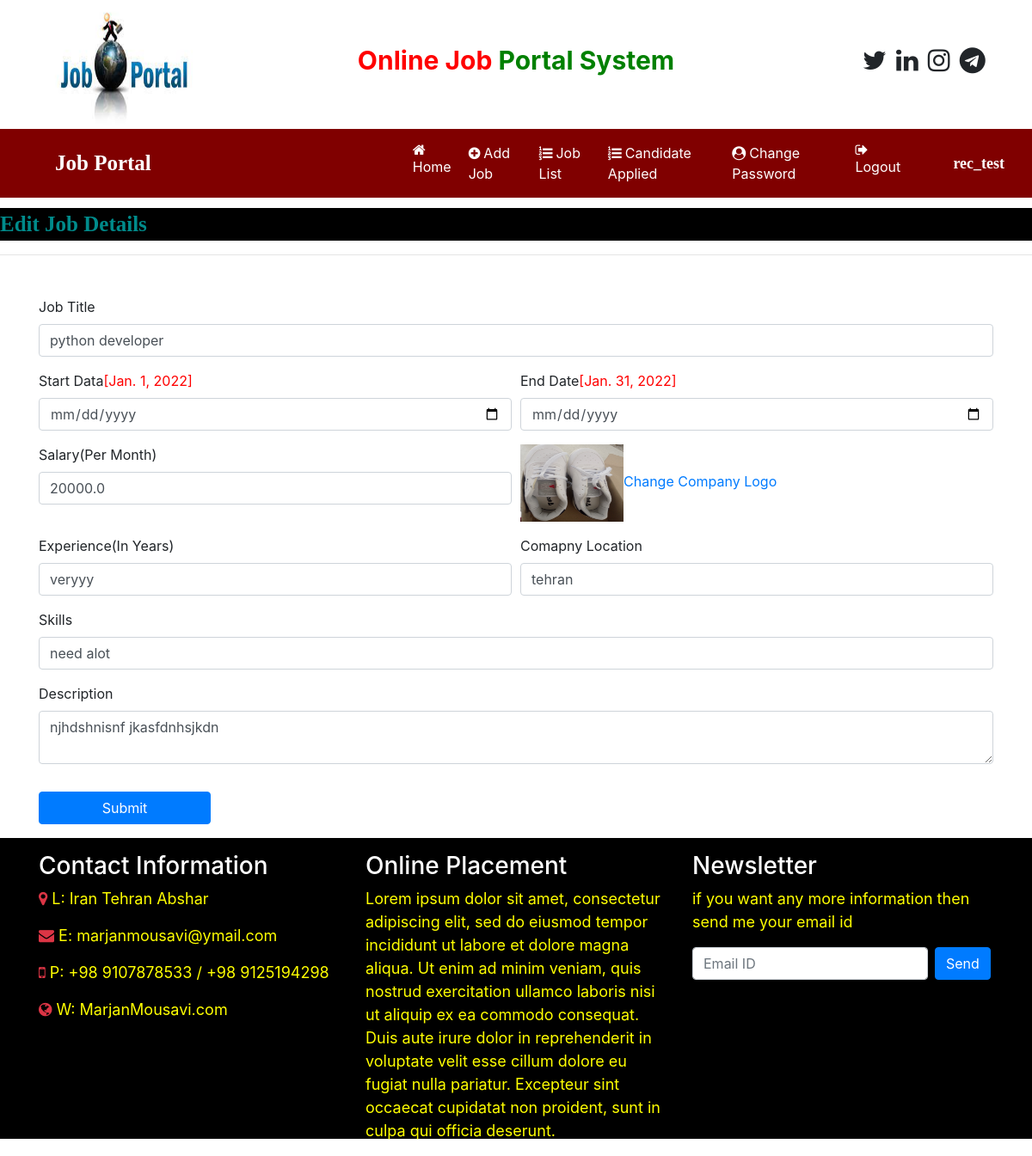
Before: /edit_jobdetail/1 (signed in) with the older database file.
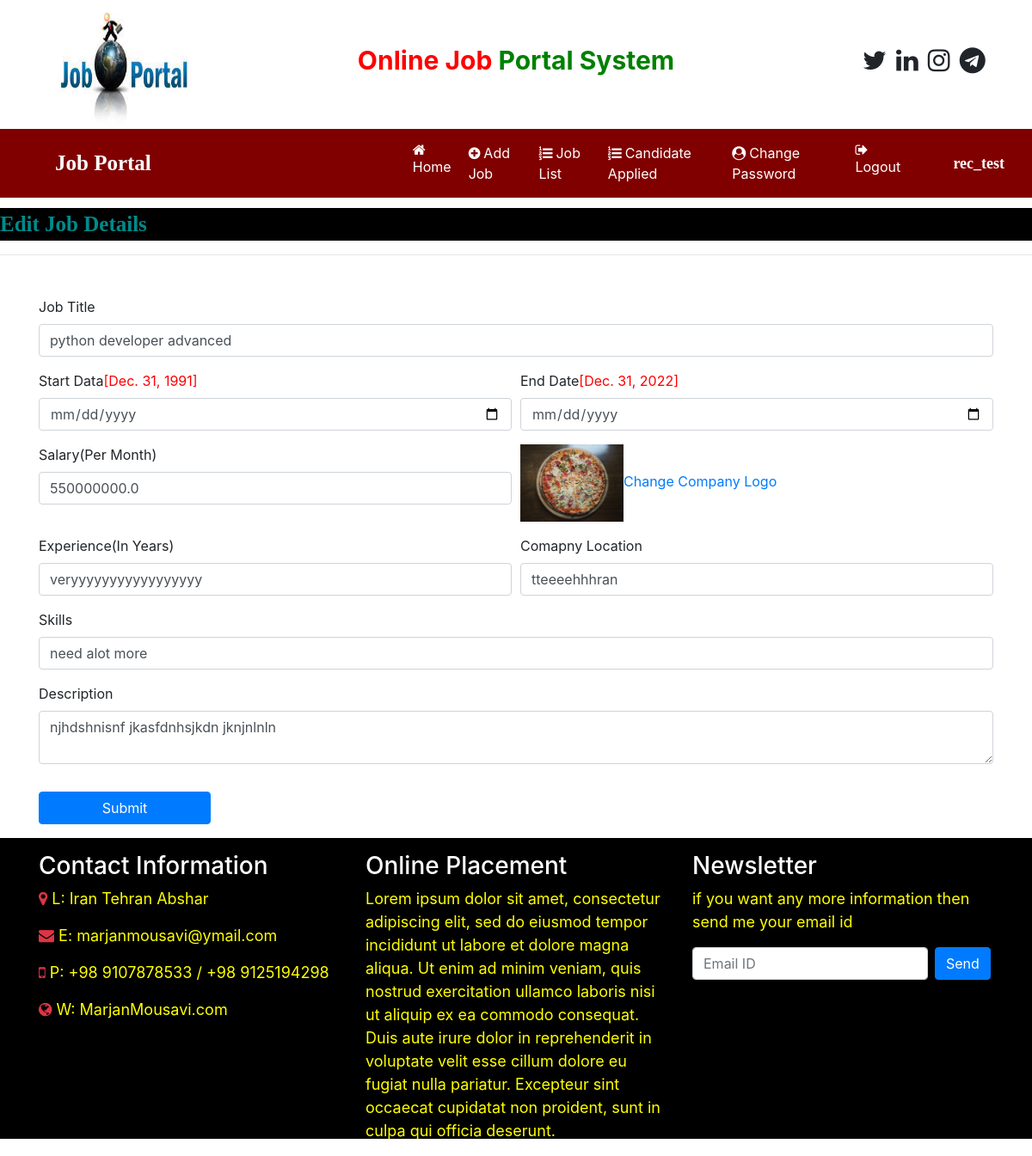
After: the same page with the newer database file.
### job/models.py (models this page shows, shortened)
class Job(models.Model):
    recruiter = models.ForeignKey(Recruiter,on_delete=models.CASCADE)
    start_date = models.DateField()
    end_date = models.DateField()
    title = models.CharField(max_length=100)
    salary = models.FloatField(max_length=20)
    image = models.FileField()
    description = models.CharField(max_length=300)
    experience = models.CharField(max_length=50)
    location = models.CharField(max_length=100)
    skills = models.CharField(max_length=100)
    creationdate = models.DateField()

### job/views.py (the view, shortened to what this page needs)
# urls.py: path('edit_jobdetail/<int:pid>', edit_jobdetail, name='edit_jobdetail'),
def edit_jobdetail(request,pid):
    if not request.user.is_authenticated:
        return redirect('job:recruiter_login')
    error = ''
    job = Job.objects.get(id=pid)
    d = {'error' : error,'job':job}
    return render(request, 'job/edit_jobdetail.html',d)

### job/templates/job/edit_jobdetail.html (shortened to what this page needs)
{% load static %}
{% block body %}
{% include 'job/recruiter_navigation.html' %}
<marquee behavior="" direction="" style="font-family: cursive; font-size: 25px; color: darkcyan;background-color: black; font-weight: bold; margin-top: 1%;">
    Edit Job Details
</marquee>
<hr>
<form action="" method="POST" class="container mt-5" enctype="multipart/form-data">
    <div class="form-row">
        <div class="form-group col-md-12">
            <label for="">Job Title</label>
            <input type="text" class="form-control" name="jobtitle" value="{{job.title}}" required>
        </div>
    </div>
    <div class="form-row">
        <div class="form-group col-md-6">
            <label for="">Start Data</label><span style="color: red;"">[{{job.start_date}}]</span>
            <input type="date" class="form-control" name="startdate">
        </div>
        <div class="form-group col-md-6">
            <label for="">End Date</label><span style="color: red;"">[{{job.end_date}}]</span>
            <input type="date" class="form-control" name="enddate">
        </div>
    </div>
    <div class="form-row">
        <div class="form-group col-md-6">
            <label for="">Salary(Per Month)</label>
            <input type="text" class="form-control" name="salary" value="{{job.salary}}" required>
        </div>
        <div class="form-group col-md-6">
            <img src="{{job.image.url}}" width="120" height="90"><a href="{% url 'job:change_companylogo' job.id %}">Change Company Logo</a>
        </div>
    </div>
    <div class="form-row">
        <div class="form-group col-md-6">
            <label for="">Experience(In Years)</label>
            <input type="text" class="form-control" name="experience" value="{{job.experience}}" required>
        </div>
        <div class="form-group col-md-6">
            <label for="">Comapny Location</label>
            <input type="text" class="form-control" name="location" value="{{job.location}}" required>
        </div>
    </div>
    <div class="form-row">
        <div class="form-group col-md-12">
            <label for="">Skills</label>
            <input type="text" class="form-control" name="skills" placeholder="Skills Required" value="{{job.skills}}" required>
        </div>
    </div>
    <div class="form-row">
        <div class="form-group col-md-12">
            <label for="">Description</label>
            <textarea  class="form-control" name="description" required>{{job.description}}</textarea>
        </div>
    </div>
    <input type="submit" value="Submit" class="btn btn-primary mt-3" style="width: 200px;">
</form>
{% include 'job/footer.html' %}
{% endblock body %}

Changed rows visible on the page:
changed Job: jobtitle "python developer" → "python developer advanced"; start_date "Jan. 1, 2022" → "Dec. 31, 1991"; end_date "Jan. 31, 2022" → "Dec. 31, 2022"; salary "20000.0" → "550000000.0"; image: a different picture; experience "veryyy" → "veryyyyyyyyyyyyyyyyy"; location "tehran" → "tteeeehhhran"; skills "need alot" → "need alot more"; description "njhdshnisnf jkasfdnhsjkdn" → "njhdshnisnf jkasfdnhsjkdn jknjnlnln"
